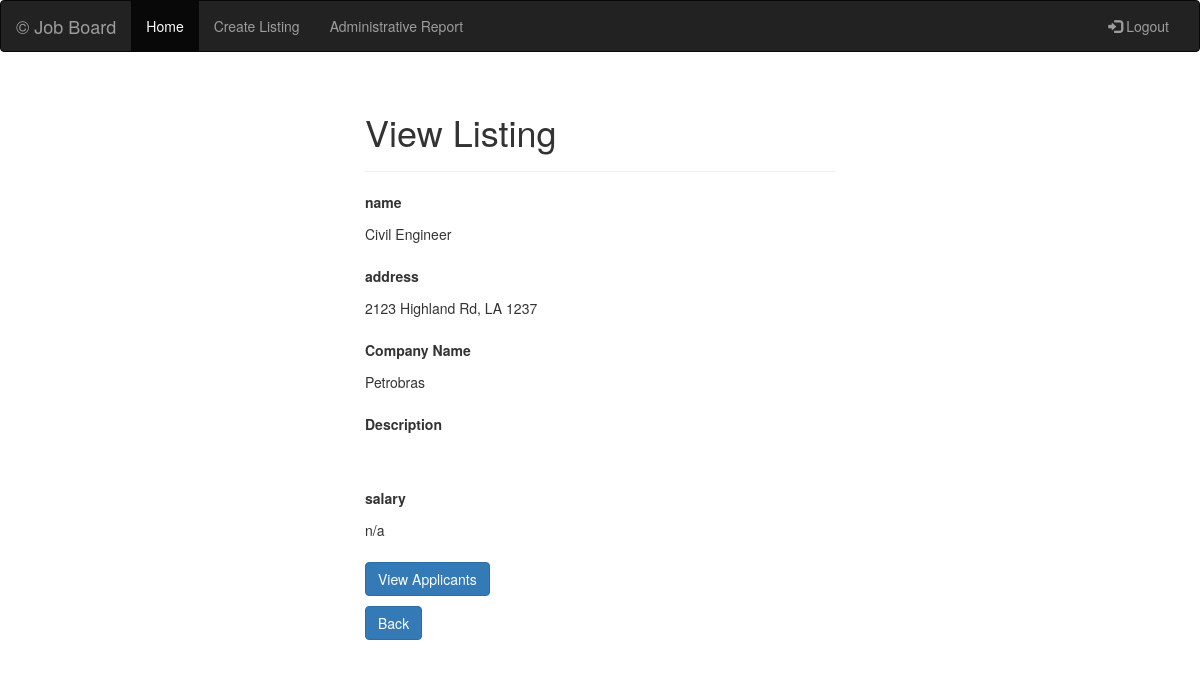
The app's page /jobapp/recruiter/read.php?id=15 with its own data.
### tables this page shows
CREATE TABLE `Job_Opening` (
  `id` int(11) NOT NULL,
  `name` varchar(100) NOT NULL,
  `address` varchar(100) NOT NULL,
  `company` varchar(100) NOT NULL,
  `salary` varchar(100) NOT NULL,
  `sc_email` varchar(100) NOT NULL,
  `Date` timestamp NULL DEFAULT CURRENT_TIMESTAMP,
  `Field` varchar(20) DEFAULT NULL,
  `State` varchar(2) DEFAULT NULL,
  `Education` varchar(15) NOT NULL
);

### jobapp/recruiter/read.php (the view, shortened to what this page needs)
<?php include 'inc/rheader2.php' ?>
<?php
if(isset($_GET["id"]) && !empty(trim($_GET["id"]))){
    require_once '../config/app_config.php';
    $sql = "SELECT * FROM Job_Opening WHERE id = ?";
    if($stmt = mysqli_prepare($link, $sql)){
        mysqli_stmt_bind_param($stmt, "i", $param_id);
        if(mysqli_stmt_execute($stmt)){
            $result = mysqli_stmt_get_result($stmt);
            if(mysqli_num_rows($result) == 1){
                $row = mysqli_fetch_array($result, MYSQLI_ASSOC);
            } else{
                header("location: error.php");
                exit();
            }
        } else{
            echo "Oops! Something went wrong. Please try again later.";
        }
    }
} else{
    header("location: error.php");
    exit();
}
?>
<!DOCTYPE html>
<html lang="en">
<head>
    <link rel="stylesheet" href="https://maxcdn.bootstrapcdn.com/bootstrap/3.3.7/css/bootstrap.css">
</head>
<body>
    <div class="wrapper">
        <div class="container-fluid">
            <div class="row">
                <div class="col-md-12">
                    <div class="page-header">
                        <h1>View Listing</h1>
                    </div>
                    <div class="form-group">
                        <label>name</label>
                        <p class="form-control-static"><?php echo $row["name"]; ?></p>
                    </div>
                    <div class="form-group">
                        <label>address</label>
                        <p class="form-control-static"><?php echo $row["address"]; ?></p>
                    </div>
                    <div class="form-group">
                        <label>Company Name</label>
                        <p class="form-control-static"><?php echo $row["company"]; ?></p>
                    </div>
                    <div class="form-group">
                        <label>Description</label>
                        <p class="form-control-static"><?php echo $row["description"]; ?></p>
                    </div>
                    <div class="form-group">
                        <label>salary</label>
                        <p class="form-control-static"><?php echo $row["salary"]; ?></p>
                    </div>
                    <p><a href="viewer.php" class="btn btn-primary">View Applicants</a></p>
                    <p><a href="ind.php" class="btn btn-primary">Back</a></p>
                </div>
            </div>
        </div>
    </div>
</body>
</html>

### jobapp/recruiter/read.php (style rules this page uses)
.wrapper { width: 500px; margin: 0 auto; }

### records on screen
job_opening: name "Civil Engineer", address "2123 Highland Rd, LA 1237", company "Petrobras", salary "n/a"
